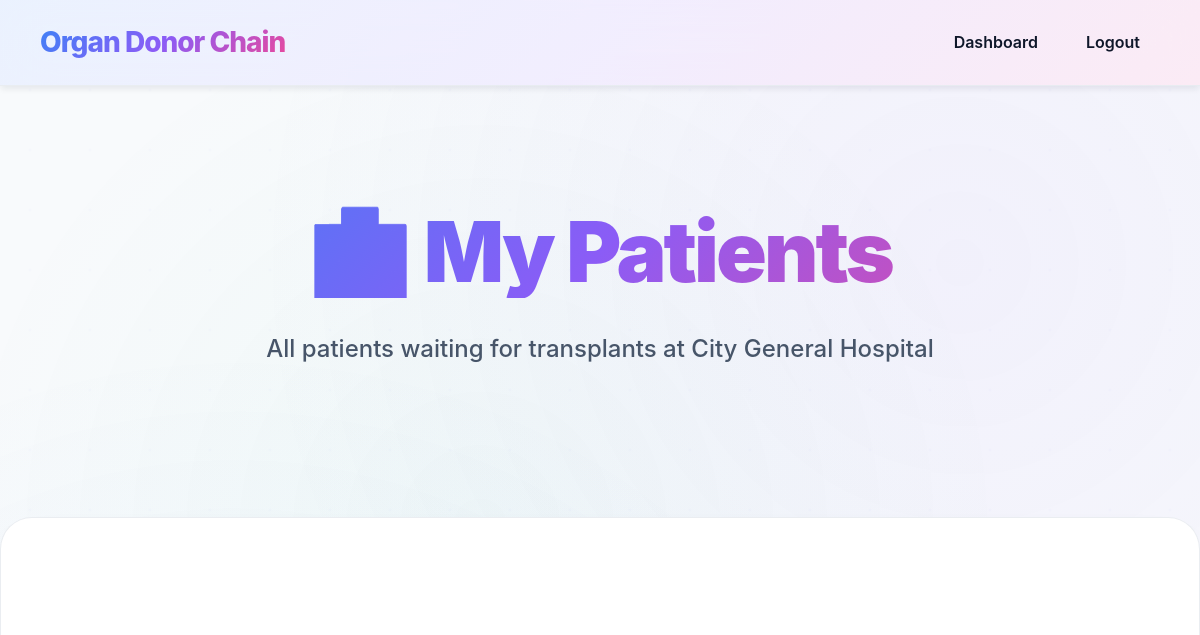
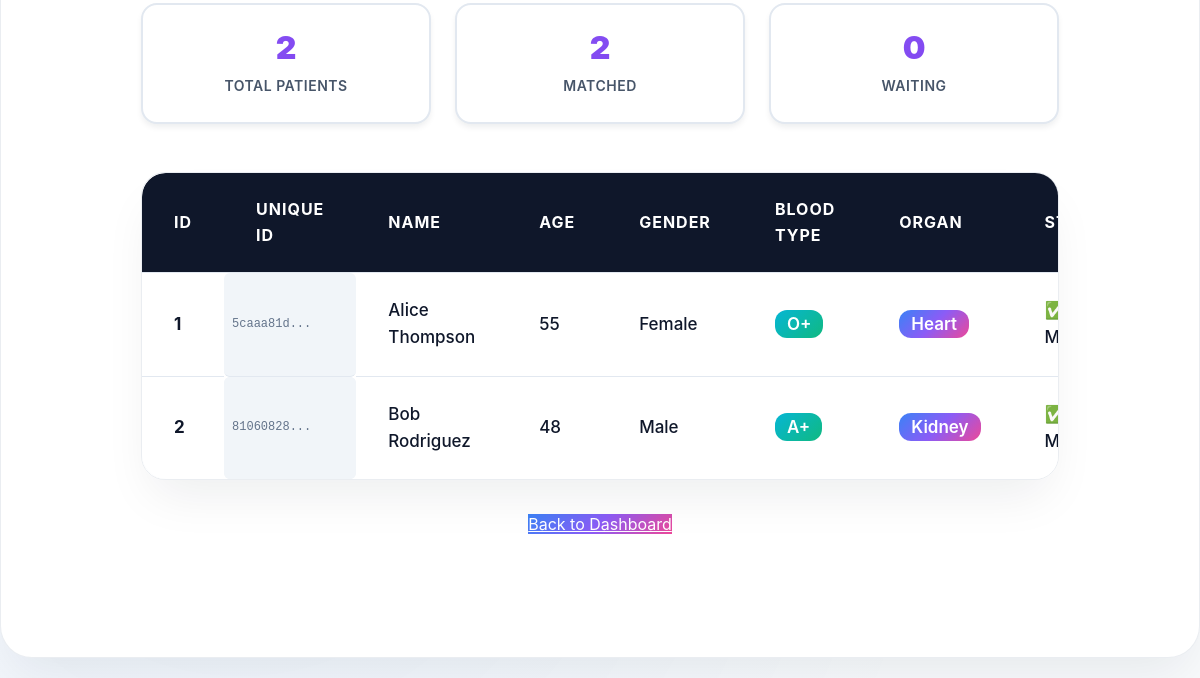
The page /hospital_patients (signed in) on the database as committed earlier (2 pictures, top to bottom).
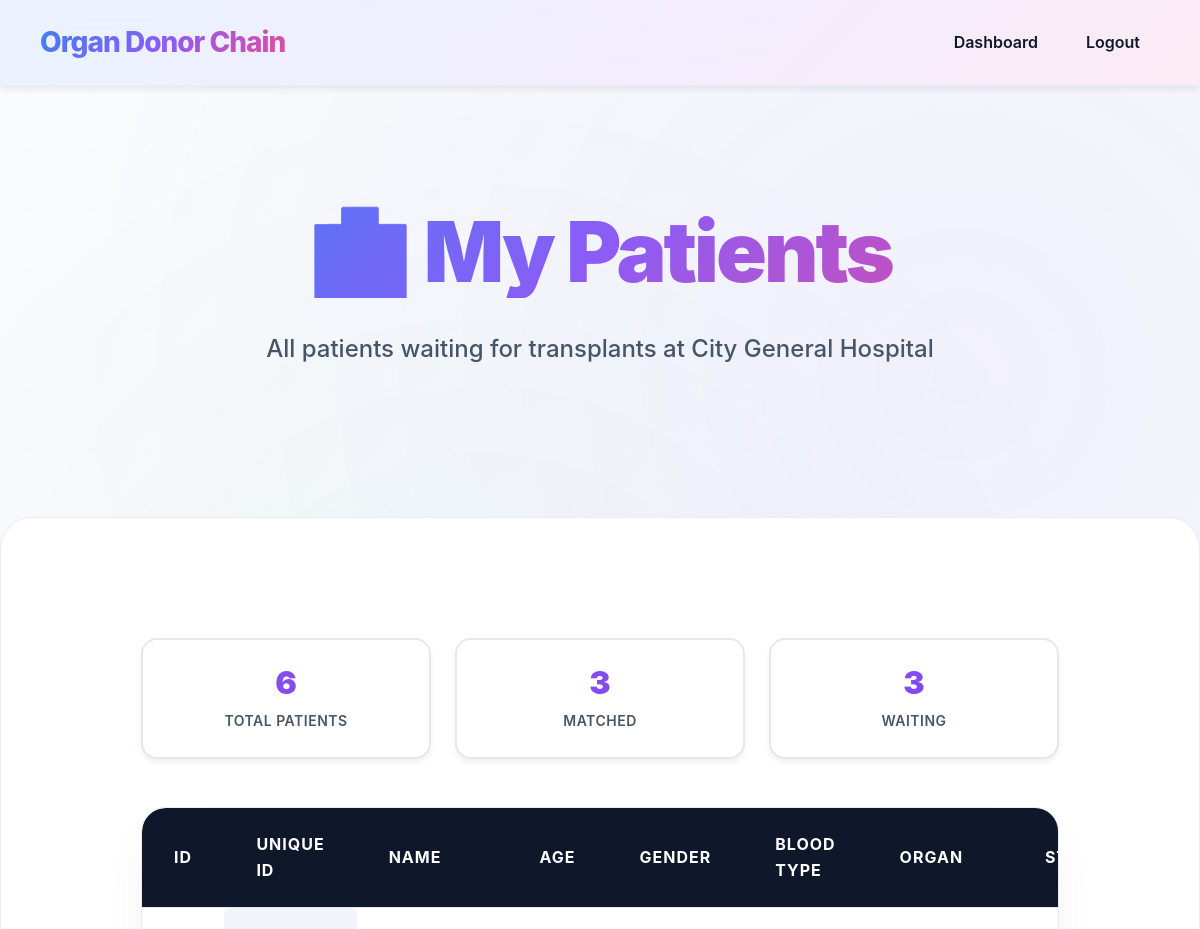
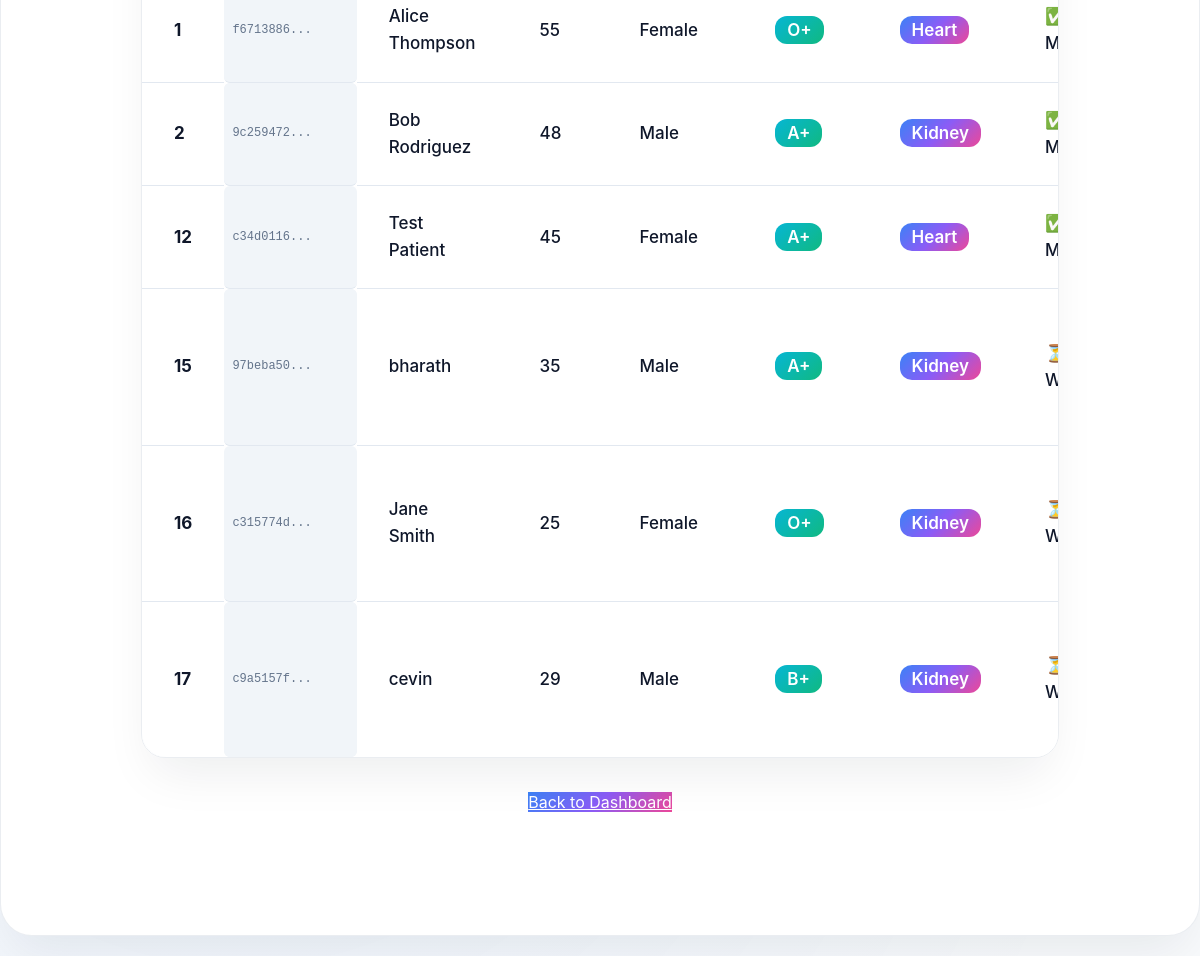
The same page on the database as committed later (2 pictures, top to bottom).
### tables this page shows
CREATE TABLE patient (
        id INTEGER PRIMARY KEY AUTOINCREMENT,
        unique_id TEXT UNIQUE,
        hospital_id INTEGER,
        name TEXT,
        age INTEGER,
        gender TEXT,
        blood_type TEXT,
        organ TEXT,
        status TEXT DEFAULT 'Not Matched',
        registration_date TEXT DEFAULT CURRENT_TIMESTAMP, medical_document_path TEXT,
        FOREIGN KEY (hospital_id) REFERENCES hospital(id)
    );

### server/app.py (the view)
@app.route('/hospital_patients')
def hospital_patients():
    if 'hospital' not in session:
        return redirect('/login')
    hospital_id = session['hospital']
    hospital_name = session.get('hospital_name')
    conn = sqlite3.connect(DB)
    c = conn.cursor()
    try:
        c.execute('''
            SELECT id, unique_id, name, age, gender, blood_type, organ, status, registration_date, medical_document_path
            FROM patient
            WHERE hospital_id = ?
            ORDER BY registration_date ASC
        ''', (hospital_id,))
        patients = c.fetchall()
    except sqlite3.OperationalError:
        c.execute('''
            SELECT id, name, age, gender, blood_type, organ, status
            FROM patient
            WHERE hospital_id = ?
            ORDER BY id ASC
        ''', (hospital_id,))
        old_patients = c.fetchall()
        patients = [(p[0], 'N/A', p[1], p[2], p[3], p[4], p[5], p[6], 'N/A') for p in old_patients]
    conn.close()
    return render_template('hospital_patients.html', patients=patients, hospital_name=hospital_name)

### server/app.py (called while the page is built)
@app.template_filter('basename')
def basename_filter(path):
    if path:
        return os.path.basename(path)
    return ''

### client/templates/hospital_patients.html (shortened to what this page needs)
<!DOCTYPE html>
<html>
<head>
    <link rel="stylesheet" href="../static/style.css">
    <link rel="stylesheet" href="https://cdnjs.cloudflare.com/ajax/libs/font-awesome/6.0.0/css/all.min.css">
</head>
<body>
<nav class="navbar">
    <div class="nav-container">
        <a class="brand" href="/login">Organ Donor Chain</a>
        <ul class="nav-links">
            <li><a href="/hospital_dashboard">Dashboard</a></li>
            <li><a href="/logout">Logout</a></li>
        </ul>
    </div>
</nav>
<section class="hero">
    <div class="hero-inner">
        <h1>🏥 My Patients</h1>
        <p>All patients waiting for transplants at {{ hospital_name }}</p>
    </div>
</section>
<div class="container container-wide">
    <div class="stats-header">
        <div class="stat-card">
            <div class="stat-number">{{ patients|length }}</div>
            <div class="stat-label">Total Patients</div>
        </div>
        <div class="stat-card">
            <div class="stat-number">{{ patients|selectattr('7', 'equalto', 'Matched')|list|length }}</div>
            <div class="stat-label">Matched</div>
        </div>
        <div class="stat-card">
            <div class="stat-number">{{ patients|selectattr('7', 'equalto', 'Not Matched')|list|length }}</div>
            <div class="stat-label">Waiting</div>
        </div>
    </div>
    <div class="table-container">
        <table>
            <thead>
                <tr>
                    <th>ID</th>
                    <th>Unique ID</th>
                    <th>Name</th>
                    <th>Age</th>
                    <th>Gender</th>
                    <th>Blood Type</th>
                    <th>Organ</th>
                    <th>Status</th>
                </tr>
            </thead>
            <tbody>
                {% for patient in patients %}
                <tr>
                    <td><strong>{{ patient[0] }}</strong></td>
                    <td class="unique-id-cell">{{ patient[1][:8] }}...</td>
                    <td>{{ patient[2] }}</td>
                    <td>{{ patient[3] }}</td>
                    <td>{{ patient[4] }}</td>
                    <td><span class="blood-type-badge">{{ patient[5] }}</span></td>
                    <td><span class="organ-badge">{{ patient[6] }}</span></td>
                    <td>
                        {% if patient[7] == 'Matched' %}
                        <span class="status-badge status-matched">✅ Matched</span>
                        {% else %}
                        <span class="status-badge status-not-matched">⏳ Waiting</span>
                        {% endif %}
                    </td>
                </tr>
                {% endfor %}
            </tbody>
        </table>
    </div>
    <div style="margin-top: 32px; text-align: center;">
        <a href="/hospital_dashboard" class="btn-primary">Back to Dashboard</a>
    </div>
</div>
</body>
</html>

Rows that differ between the two databases and show on the page:
changed patient "Alice Thompson": patient "5caaa81d" → "f6713886"
changed patient "Bob Rodriguez": patient "81060828" → "9c259472"
added patient: id "12", patient "c34d0116", name "Test Patient", age "45", gender "Female", blood_type "A+", organ "Heart", status "✅ Matched"
added patient: id "15", patient "97beba50", name "bharath", age "35", gender "Male", blood_type "A+", organ "Kidney", status "⏳ Waiting"
added patient: id "16", patient "c315774d", name "Jane Smith", age "25", gender "Female", blood_type "O+", organ "Kidney", status "⏳ Waiting"
added patient: id "17", patient "c9a5157f", name "cevin", age "29", gender "Male", blood_type "B+", organ "Kidney", status "⏳ Waiting"
Other text that changed with them:
{{ patients|length }}: "2" → "6"
{{ patients|selectattr('7', 'equalto', 'Matched')|list|length }}: "2" → "3"
{{ patients|selectattr('7', 'equalto', 'Not Matched')|list|length }}: "0" → "3"
